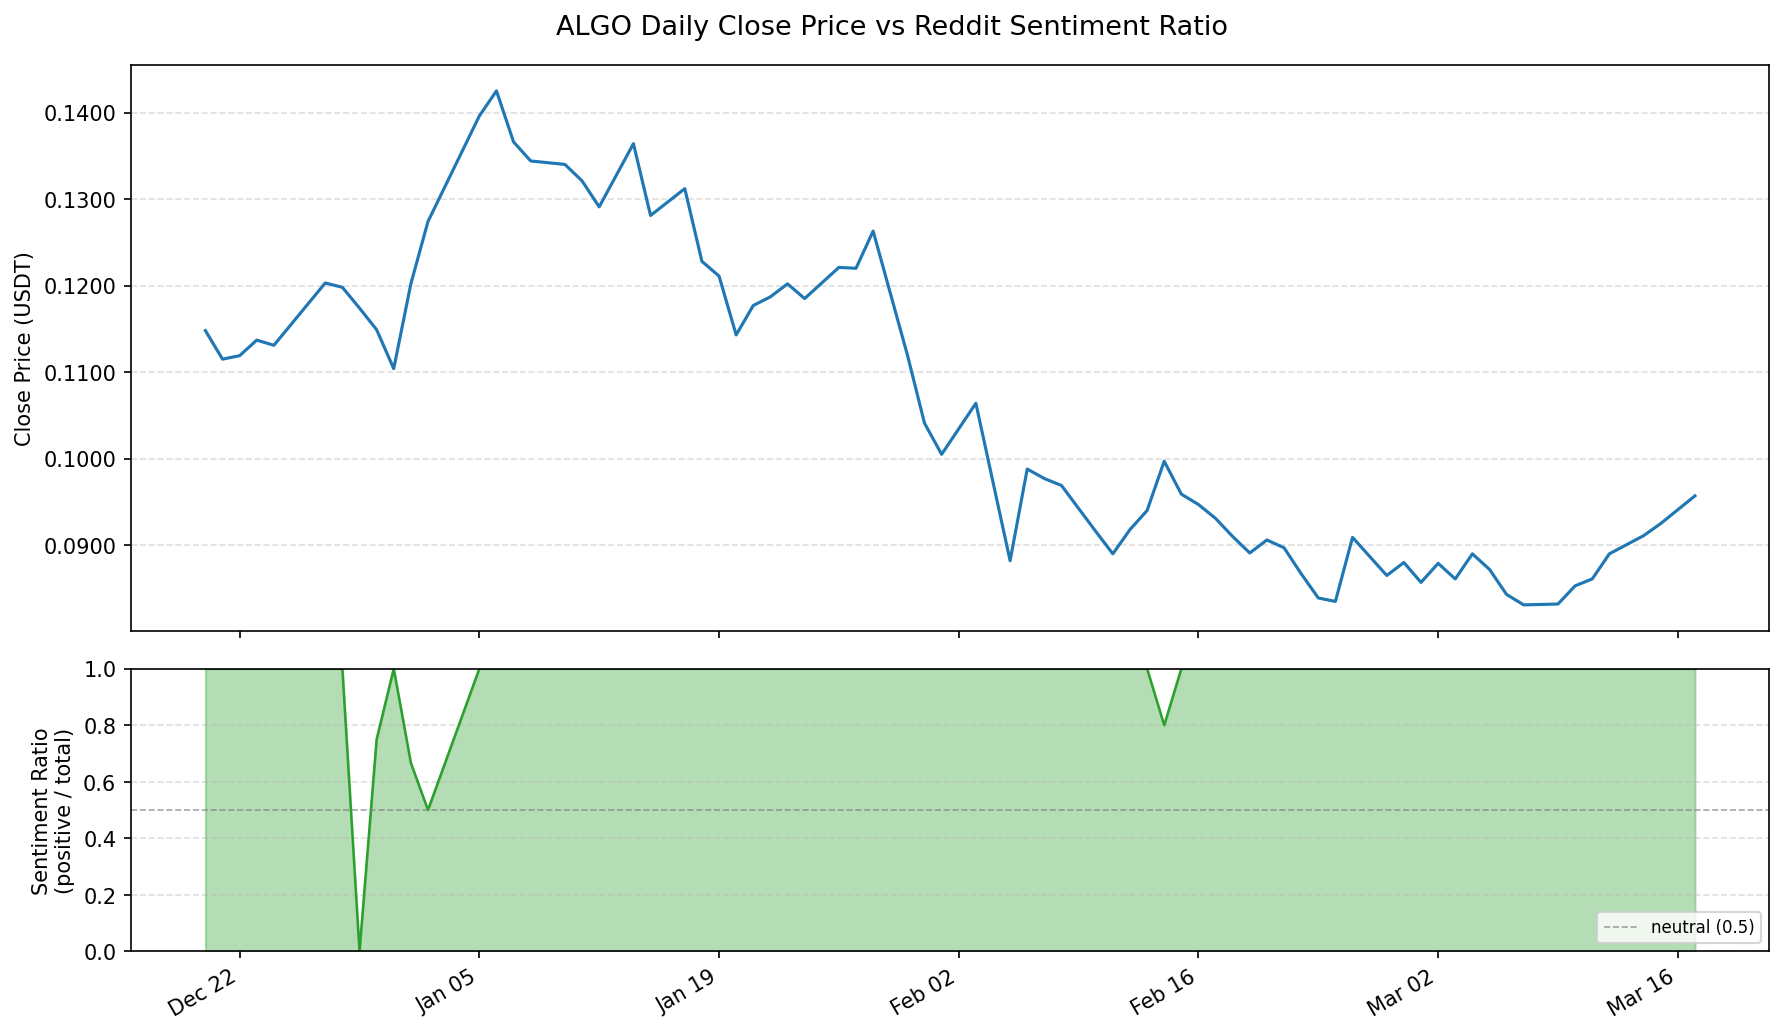

Python code for this plot:
"""
Cross-correlation of Reddit sentiment signals vs ALGO next-day returns.

Inputs:  algo_sentiment_daily.csv  (date-level sentiment)
         algo_history.csv          (1-min OHLCV, timestamp in ms)
Outputs: sentiment_analysis.png    (price + sentiment_ratio chart)
         prints correlation tables to stdout
"""

from __future__ import annotations

import numpy as np
import pandas as pd
import matplotlib
matplotlib.use("Agg")
import matplotlib.pyplot as plt
import matplotlib.dates as mdates
from scipy.stats import pearsonr

# ── Load & resample price data ────────────────────────────────────────────────

price_raw = pd.read_csv("algo_history.csv")
price_raw["timestamp"] = pd.to_datetime(price_raw["timestamp"], unit="ms", utc=True)
price_raw = price_raw.set_index("timestamp").sort_index()

# Daily: last close of each UTC day
daily_close = price_raw["close"].resample("1D").last().dropna()
daily_close.index = daily_close.index.date          # plain date for alignment
daily_close.index.name = "date"
daily_returns = daily_close.pct_change()

price_df = pd.DataFrame({
    "close":  daily_close,
    "return": daily_returns,
})

# ── Load sentiment data ───────────────────────────────────────────────────────

sent_df = pd.read_csv("algo_sentiment_daily.csv", parse_dates=["date"])
sent_df["date"] = sent_df["date"].dt.date
sent_df = sent_df.set_index("date").sort_index()

# ── Align: inner join on date ─────────────────────────────────────────────────

merged = price_df.join(sent_df[["sentiment_ratio", "total_posts"]], how="inner")
merged = merged.dropna(subset=["return", "sentiment_ratio", "total_posts"])

print(f"Aligned dataset: {len(merged)} days  "
      f"({merged.index.min()} to {merged.index.max()})\n")

# ── Cross-correlation helper ──────────────────────────────────────────────────

def cross_corr_table(signal: pd.Series, returns: pd.Series,
                     lags: list[int], signal_name: str) -> None:
    """
    For each lag k: correlate signal[t] with returns[t+k].
    Positive lag means the signal leads returns.
    """
    print(f"{'-'*54}")
    print(f"  {signal_name}  ->  next-day returns")
    print(f"{'-'*54}")
    print(f"  {'Lag':>4}  {'Corr':>8}  {'p-value':>10}  {'Sig':>4}")
    print(f"{'-'*54}")

    for lag in lags:
        if lag == 0:
            x = signal.values
            y = returns.values
        else:
            # signal at t predicts returns at t+lag
            x = signal.values[:-lag]
            y = returns.values[lag:]

        # drop any NaN pairs
        mask = np.isfinite(x) & np.isfinite(y)
        if mask.sum() < 5:
            print(f"  {lag:>4}  {'—':>8}  {'—':>10}  (insufficient data)")
            continue

        corr, pval = pearsonr(x[mask], y[mask])
        sig = "***" if pval < 0.01 else "**" if pval < 0.05 else "*" if pval < 0.10 else ""
        print(f"  {lag:>4}  {corr:>+8.4f}  {pval:>10.4f}  {sig:>4}")

    print(f"{'-'*54}")
    print(f"  n (lag-0) = {np.isfinite(signal.values).sum()}")
    print()

# ── Run tables ────────────────────────────────────────────────────────────────

LAGS = [0, 1, 2, 3, 5, 7]

cross_corr_table(merged["sentiment_ratio"], merged["return"], LAGS,
                 "sentiment_ratio")
cross_corr_table(merged["total_posts"],    merged["return"], LAGS,
                 "total_posts    ")

print("Significance: *** p<0.01  ** p<0.05  * p<0.10\n")

# ── Descriptive stats ─────────────────────────────────────────────────────────

print("Descriptive stats on aligned sample:")
print(merged[["close", "return", "sentiment_ratio", "total_posts"]]
      .describe().round(4).to_string())
print()

# ── Plot ──────────────────────────────────────────────────────────────────────

dates = pd.to_datetime(merged.index)

fig, (ax1, ax2) = plt.subplots(2, 1, figsize=(12, 7), sharex=True,
                                gridspec_kw={"height_ratios": [2, 1]})
fig.suptitle("ALGO Daily Close Price vs Reddit Sentiment Ratio", fontsize=13)

# Top: price
ax1.plot(dates, merged["close"].values, color="#1f77b4", linewidth=1.5)
ax1.set_ylabel("Close Price (USDT)", fontsize=10)
ax1.grid(axis="y", linestyle="--", alpha=0.4)
ax1.yaxis.set_major_formatter(plt.FormatStrFormatter("%.4f"))

# Bottom: sentiment_ratio
ax2.fill_between(dates, merged["sentiment_ratio"].values,
                 alpha=0.35, color="#2ca02c")
ax2.plot(dates, merged["sentiment_ratio"].values,
         color="#2ca02c", linewidth=1.2)
ax2.axhline(0.5, color="grey", linestyle="--", linewidth=0.8, alpha=0.7,
            label="neutral (0.5)")
ax2.set_ylabel("Sentiment Ratio\n(positive / total)", fontsize=10)
ax2.set_ylim(0, 1)
ax2.legend(fontsize=8, loc="lower right")
ax2.grid(axis="y", linestyle="--", alpha=0.4)

ax2.xaxis.set_major_formatter(mdates.DateFormatter("%b %d"))
ax2.xaxis.set_major_locator(mdates.WeekdayLocator(byweekday=mdates.MO, interval=2))
fig.autofmt_xdate(rotation=30, ha="right")

plt.tight_layout()
plt.savefig("sentiment_analysis.png", dpi=150, bbox_inches="tight")
print("Plot saved to sentiment_analysis.png")
